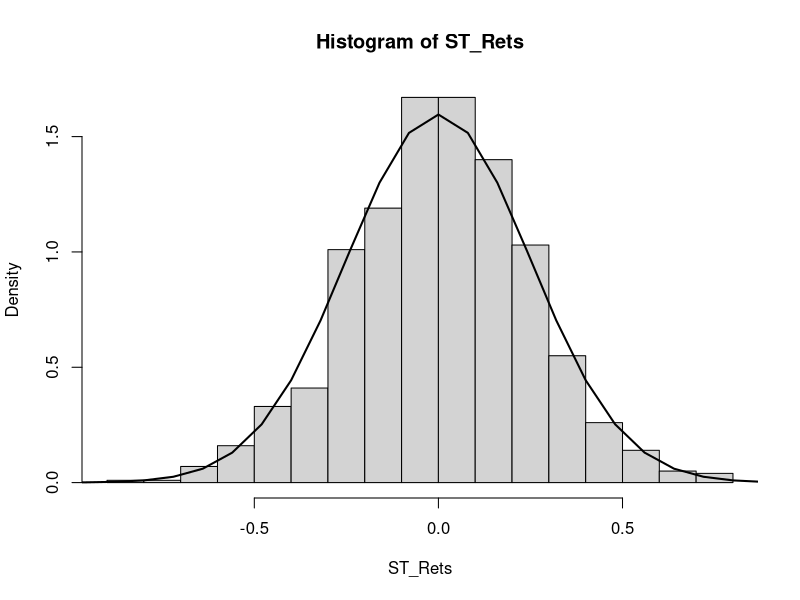
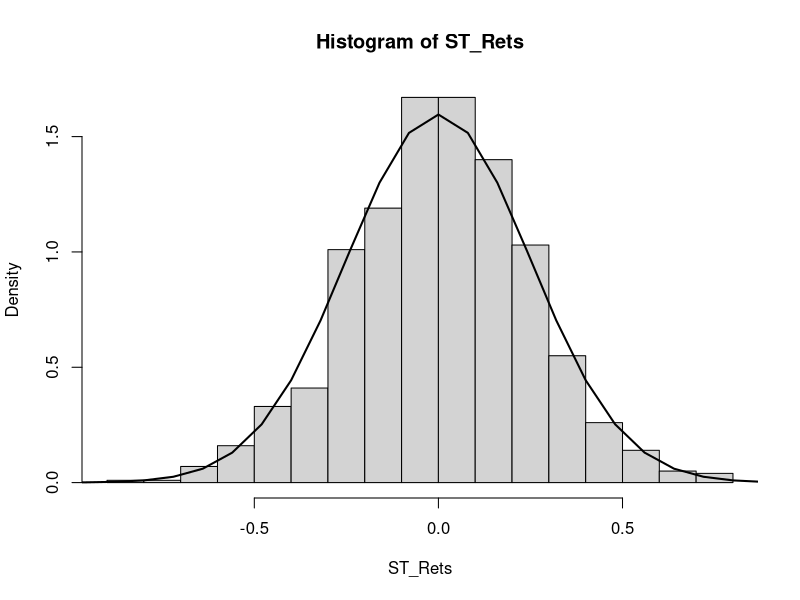

Write R code to recreate these figures, in order.
## ---- chunk 1
MYUNIFORM <- function(inputvar)
{
  idum <- inputvar[1]
  numran <- inputvar[2]
  IM1 <- 2147483563
  IM2 <- 2147483399
  IMM1 <- IM1-1
  IA1 <- 40014
  IA2 <- 40692
  IQ1 <- 53668 
  IQ2 <- 52774
  IR1 <- 12211
  IR2 <- 3791
  NTAB <- 32
  NDIV <- as.integer(1+IMM1/NTAB)
  AM=1.0/IM1
  EPS=1.2e-7
  RNMX=1.-EPS
  iv=rep(0,NTAB)
  idum2 <- 123456789
  iy <- 0
  ranx <- rep(0,numran)
  icount <- 1
  for (icount in 1:numran)
  {
    if (idum<=0)
    {
      idum<-max(-idum,1)
      idum2 <- idum
      j<-NTAB+8
      while (j>0)
      {
        k <- as.integer(idum/IQ1)
        idum<-IA1*(idum-k*IQ1)-k*IR1
        if (idum<0){idum <- idum+IM1}
        if(j<= NTAB){iv[j] <- idum}
        j <- j-1
      }
      iy <- iv[1]
    }
    k<-as.integer(idum/IQ1)
    idum<-IA1*(idum-k*IQ1)-k*IR1
    if (idum<0) {idum <- idum+IM1}
    k<-as.integer(idum2/IQ2)
    idum2<-IA2*(idum2-k*IQ2)-k*IR2
    if (idum2<0) {idum2 <- idum2+IM2}
    j<-as.integer(iy/NDIV)+1
    iy<-iv[j]-idum2
    iv[j]<-idum
    if (iy<1) {iy<-iy+IMM1}
    ran2<-min(AM*iy,RNMX)
    ranx[icount]<-ran2
    icount<-icount+1
  }
  
return(ranx)
}
## ---- chunk 2
MYNORM <- function(ran_c)
{
  a0 <- 2.50662823884
  a1 <- -18.61500062529
  a2 <- 41.39119773534
  a3 <- -25.44106049637

  b0 <- -8.47351093090
  b1 <- 23.08336743743
  b2 <- -21.06224101826
  b3 <- 3.13082909833
  
  c0 <- 0.3374754822726147
  c1 <- 0.9761690190917186
  c2 <- 0.1607979714918209
  c3 <- 0.0276438810333863
  c4 <- 0.0038405729373609
  c5 <- 0.0003951896511919
  c6 <- 0.0000321767881768
  c7 <- 0.0000002888167364
  c8 <- 0.0000003960315187
  
  jcount <- 1
  numran <- inputvar[2]
  ran_norm_c <- rep(0,numran)
  while(jcount <= numran)
  {
    u <- ran_c[jcount]
    y <- u-0.5
    if(abs(y)<0.42)
    {
      r <- y*y
      x <- y*(((a3*r+a2)*r+a1)*r+a0)/((((b3*r+b2)*r+b1)*r+b0)*r+1)
    }
    else
    {
      r <- u
      if(y>0){r <- 1-u}
      r <- log(-log(r))
      x <- c0+r*(c1+r*(c2+r*(c3+r*(c4+r*(c5+r*(c6+r*(c7+r*c8)))))))
      if(y<0){x <- -x}
    }
    ran_norm_c[jcount] <- x
    jcount <- jcount+1
  } 
  return(ran_norm_c)
}
## ---- chunk 3
# call uniformrandome number generator (input = seed)
seed <- -0
numran <-  1000000
inputvar <-  c(seed,numran)
rand_uniform_c <-  MYUNIFORM(inputvar)
rand_uniform_c[1:10]

# call normal random number generator (input: uniform random number vector)
rand_norm_c = MYNORM(rand_uniform_c)
## ---- chunk 4
# Price Paths within 1 year 1000 paths
S0 <- 100
rf <- 0.03
Volatility <- 0.25
T <- 1/12
numpath <- 1000
Strike <- S0
ST_Vals <- matrix(rep(0),nrow=12,ncol=numpath)
ST_Rets <- rep(0,numpath)
Val_max <- matrix(rep(0),numpath)
Val_min <- matrix(rep(0),numpath)
jcount <- 1
lcount <- 1
while(jcount<=numpath)
{
  St <- S0
  for (kcount in 1:12)
  {
    St <-St*(exp((rf-0.5*(Volatility^2))*T+Volatility*sqrt(T)*rand_norm_c[lcount]))
    ST_Vals[kcount,jcount] <- St
    lcount <- lcount+1
    
  }
  ST_Rets[jcount] <- log(ST_Vals[12,jcount]/S0)
# value for an option with a payoff = {Max(S1,…,ST) – K}+
  Val_max[jcount] <- exp(-rf*T*12)*max(max(ST_Vals[1:12,jcount])-Strike,0)
# value for an option with a payoff = { ST - Min(S1,…,ST)}+
  Val_min[jcount] <- exp(-rf*T*12)*max(ST_Vals[12,jcount]-min(ST_Vals[1:12,jcount]),0)
  jcount = jcount+1
}
  
# Below is the returns when modeling S(T) with time discretization, log-normal case curve is an overlay of normal density function
  hist(ST_Rets, breaks=20, freq=F)
  curve(dnorm(x,mean=0,sd=0.25),from=-4,to=4, add = TRUE,lwd=2)
  
  # mean(BS_One_Val[1:numpath])
  mean(Val_max[1:numpath])
  CI_max_low = mean(Val_max[1:numpath])+qnorm(0.05)*sd(Val_max[1:numpath])
  CI_max_high = mean(Val_max[1:numpath])-qnorm(0.05)*sd(Val_max[1:numpath])
  sprintf("[%s, %s]", CI_max_low,CI_max_high)
  mean(Val_min[1:numpath])
  CI_min_low = mean(Val_min[1:numpath])+qnorm(0.05)*sd(Val_min[1:numpath])
  CI_min_high = mean(Val_min[1:numpath])-qnorm(0.05)*sd(Val_min[1:numpath])  
  sprintf("[%s, %s]", CI_min_low,CI_min_high)
  
## ---- chunk 5
# Price Paths within 1 year 10000 paths
S0 <- 100
rf <- 0.03
Volatility <- 0.25
T <- 1/12
numpath <- 1000
Strike <- S0
ST_Vals <- matrix(rep(0),nrow=12,ncol=numpath)
ST_Rets <- rep(0,numpath)   
Val_max <- matrix(rep(0),numpath)
Val_min <- matrix(rep(0),numpath)
jcount <- 1
lcount <- 1
while(jcount<=numpath)
{
  St <- S0
  for (kcount in 1:12)
  {
    St <-St*(exp((rf-0.5*(Volatility^2))*T+Volatility*sqrt(T)*rand_norm_c[lcount]))
    ST_Vals[kcount,jcount] <- St
    lcount <- lcount+1
  }
  ST_Rets[jcount] <- log(ST_Vals[12,jcount]/S0)
# value for an option with a payoff = {Max(S1,…,ST) – K}+
  Val_max[jcount] <- exp(-rf*T*12)*max(max(ST_Vals[1:12,jcount])-Strike,0)
# value for an option with a payoff = { ST - Min(S1,…,ST)}+
  Val_min[jcount] <- exp(-rf*T*12)*max(ST_Vals[12,jcount]-min(ST_Vals[1:12,jcount]),0)
  jcount = jcount+1
}
  
# Below is the returns when modeling S(T) with time discretization, log-normal case curve is an overlay of normal density function
  hist(ST_Rets, breaks=20, freq=F)
  curve(dnorm(x,mean=0,sd=0.25),from=-4,to=4, add = TRUE,lwd=2)
  
  # mean(BS_One_Val[1:numpath])
  mean(Val_max[1:numpath])
  CI_max_low = mean(Val_max[1:numpath])+qnorm(0.05)*sd(Val_max[1:numpath])
  CI_max_high = mean(Val_max[1:numpath])-qnorm(0.05)*sd(Val_max[1:numpath])
  sprintf("[%s, %s]", CI_max_low,CI_max_high)
  mean(Val_min[1:numpath])
  CI_min_low = mean(Val_min[1:numpath])+qnorm(0.05)*sd(Val_min[1:numpath])
  CI_min_high = mean(Val_min[1:numpath])-qnorm(0.05)*sd(Val_min[1:numpath])  
  sprintf("[%s, %s]", CI_min_low,CI_min_high)
